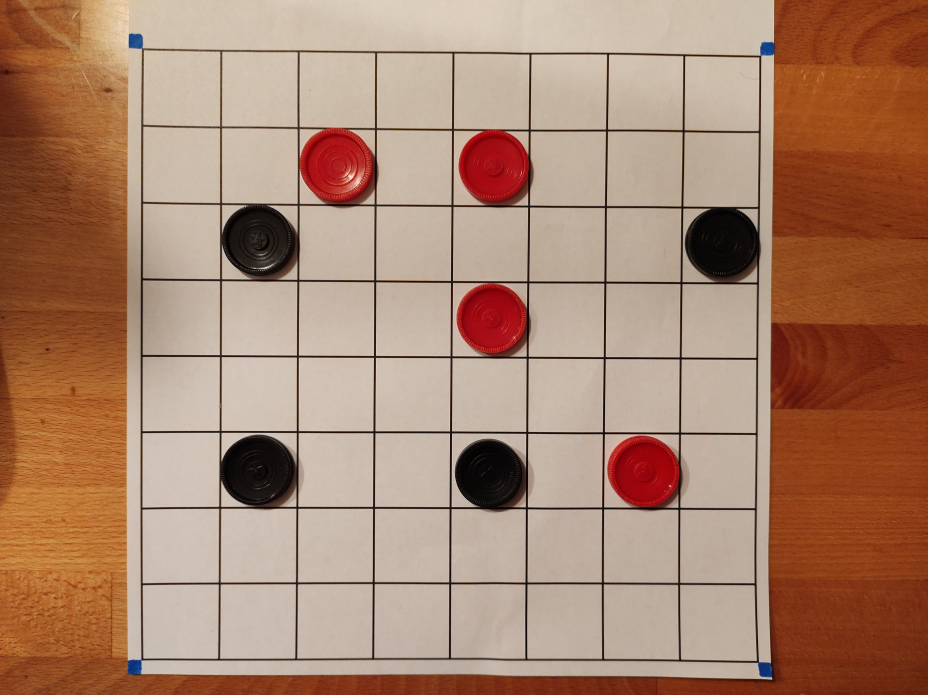
#> input picture straight.jpg, 4640 x 3472 px (shown at 1/5 size)
$ python Main.py
#> lines starting #> are read from the running program, lines starting #| are printed output that depends on the picture
### BoardOCR.py
from PIL import Image

def checkHist(hist, threshold = 90):
    total = 0
    for val in hist[100:]:
        total += val
    return total > threshold

def getValueAt(image, i, j):
    cropped = image.crop((i * 16, j * 16, (i + 1) * 16, (j + 1) * 16))
    red = checkHist(cropped.split()[0].histogram(), 120)
    blue = checkHist(cropped.split()[1].histogram(), 120)
    #green = checkHist(cropped.split()[2].histogram())

    retVal = 0

    if(red):
        retVal += 1

    if(blue):
        retVal += 2

    if(blue):
        retVal += 4

    if(retVal == 3):
        if(checkHist(cropped.split()[0].histogram(), 128)):
            retVal += 1
    return retVal

def getBoardString(img):
    printString = "2"
    for i in range(8):
        printString += " "
        for j in range(8):
            if((i + j) % 2 == 0):
                val = getValueAt(img, j, i)
                if(val == 0):
                    printString += "2-"
                elif(val == 1):
                    printString += "0-"
                elif(val == 3):
                    printString += "2C"
                elif(val == 4):
                    printString += "0C"
                else:
                    printString += "1-"
    return printString

def locateCorner(img):
    hist = img.split()
    iTotal = 0
    jTotal = 0
    counter = 0
    for i in range(img.width):
        for j in range(img.height):
            if hist[2].getpixel((i, j)) > 100 and hist[2].getpixel((i, j)) > 1.5 * hist[0].getpixel((i, j)):
                iTotal += i
                jTotal += j
                counter += 1
    return (iTotal / counter, jTotal / counter)

def getBoardStringFromImage(fileName):
#> called with fileName = 'straight.jpg'
    img = Image.open(fileName)
#> img is the input picture: PIL image 4640x3472 RGB; mean R, G, B 170, 133, 110.7
    #img = img.resize((int(img.width / 4), int(img.height / 4)))
    cropped = img#.crop((1800, 0, img.width, img.height))
    ulCorner = locateCorner(cropped.crop((0, 0, cropped.width / 2, cropped.height / 2)))
#> ulCorner = (678.2, 205.4)
    urCorner = locateCorner(cropped.crop((cropped.width / 2, 0, cropped.width, cropped.height / 2)))
#> urCorner = (1515.9, 244.1)
    llCorner = locateCorner(cropped.crop((0, cropped.height / 2, cropped.width / 2, cropped.height)))
#> llCorner = (673.8, 1598.7)
    lrCorner = locateCorner(cropped.crop((cropped.width / 2, cropped.height / 2, cropped.width, cropped.height)))
#> lrCorner = (1505.7, 1613.3)

    o = 8

    cropped = cropped.transform((128, 128), Image.QUAD,
        (llCorner[0] + o, llCorner[1] - o + cropped.height / 2,
        lrCorner[0] - o + cropped.width / 2,  lrCorner[1] - o + cropped.height / 2,
        urCorner[0] - o + cropped.width / 2, urCorner[1] + o,
        ulCorner[0] + o, ulCorner[1] + o))
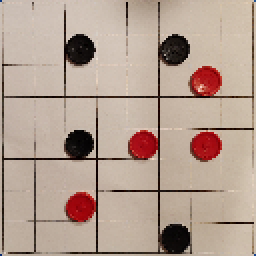
#> cropped: PIL image 128x128 RGB (shown 2 times larger); mean R, G, B 180.2, 159.3, 145.9
    cropped = cropped.rotate(90)
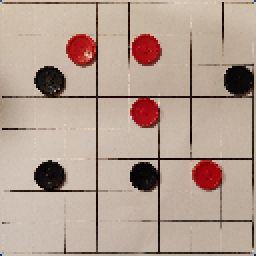
#> cropped: PIL image 128x128 RGB (shown 2 times larger); mean R, G, B 180.2, 159.3, 145.9
    cropped.save('test.jpg')

    boardString = getBoardString(cropped)
#> the loop in getBoardString, `for i in range(8):` made 8 passes
#> pass 1, in getValueAt, `cropped = image.crop((i * 16, j * 16, (i + 1) * 16, (j + 1) * 16))`:
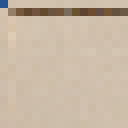
#> cropped: PIL image 16x16 RGB (shown 8 times larger); mean R, G, B 201.2, 184.9, 165.9
#> pass 1, in getValueAt (call 2), `cropped = image.crop((i * 16, j * 16, (i + 1) * 16, (j + 1) * 16))`:
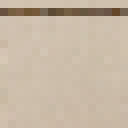
#> cropped: PIL image 16x16 RGB (shown 8 times larger); mean R, G, B 199.4, 183.6, 164.6
#> pass 1, in getValueAt (call 3), `cropped = image.crop((i * 16, j * 16, (i + 1) * 16, (j + 1) * 16))`:
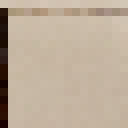
#> cropped: PIL image 16x16 RGB (shown 8 times larger); mean R, G, B 188.8, 172.4, 153.6
#> pass 1, in getValueAt (call 4), `cropped = image.crop((i * 16, j * 16, (i + 1) * 16, (j + 1) * 16))`:
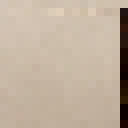
#> cropped: PIL image 16x16 RGB (shown 8 times larger); mean R, G, B 191.6, 175.3, 157.7
    print(boardString)
#| 2 1-1-1-1- 1-1-1-1- 1-1-1-1- 1-1-1-1- 1-1-1-1- 2-1-1-1- 1-1-1-1- 1-1-1-1-
    return boardString

### Checkers.py
class Move:
    def __init__(self, startX, startY, endX, endY):
        self.startX = startX
        self.startY = startY
        self.endX = endX
        self.endY = endY

class CheckerBoard:

    def __init__(self, boardString):
        self.move = 0

        self._isJumpPossible = False
        self.jpCheck = -1

        self.jumped = False
        self.iJump = 0
        self.jJump = 0
        self.board = [[0]*8 for i in range(8)]
        self.crowned = [[0]*8 for i in range(8)]
        self.player = int(boardString[0: 1]) - 1
        self.gameOver = False
        coord = 2
        for i in range(8):
            for j in range(8):
                if (i % 2 == j % 2):
                    self.board[i][j] = int(boardString[coord: coord + 1]) - 1
                    coord+=1
                    self.crowned[i][j] = boardString[coord: coord + 1] == "C"
                    coord+=1
            coord+=1

    def checkDirection(self, iO, jO, i, j):
        if (self.board[i][j] == self.player and (self.crowned[i][j] or iO == -self.player)):
            return (i + (2 * iO) < 8 and i + (2 * iO) >= 0 and j + (2 * jO) < 8 and j + (2 * jO) >= 0
					and self.board[i + (2 * iO)][j + (2 * jO)] == 0 and self.board[i + iO][j + jO] == -self.player)
        return False

    def checkMoveDirection(self, iO, jO, i, j):
        if (self.board[i][j] == self.player and (self.crowned[i][j] or iO == -self.player)):
            return (i + iO < 8 and i + iO >= 0 and j + jO < 8 and j + jO >= 0 and self.board[i + iO][j + jO] == 0)
        return False

    def checkDirectionList(self, iO, jO, i, j, list):
        if(self.checkDirection(iO, jO, i, j)):
            list.append(Move(i, j, i + (2 * iO), j + (2 * jO)))

    def checkMoveDirectionList(self, iO, jO, i, j, list):
        if(self.checkMoveDirection(iO, jO, i, j)):
            list.append(Move(i, j, i + iO, j + jO))

    def getMoveList(self):
        list = []

        jump = self.isJumpPossible()
        for i in range(8):
            for j in range(8):
                self.checkDirectionList(1, 1, i, j, list)
                self.checkDirectionList(1, -1, i, j, list)
                self.checkDirectionList(-1, 1, i, j, list)
                self.checkDirectionList(-1, -1, i, j, list)

                if (not jump):
                    self.checkMoveDirectionList(1, 1, i, j, list)
                    self.checkMoveDirectionList(1, -1, i, j, list)
                    self.checkMoveDirectionList(-1, 1, i, j, list)
                    self.checkMoveDirectionList(-1, -1, i, j, list)

        return list

    def checkWin(self):
        player1 = False
        player2 = False
        for i in range(8):
            for j in range(8):
                if (self.board[i][j] == -1):
                    player1 = True
                elif (self.board[i][j] == 1):
                    player2 = True

        self.gameOver = not player1 or not player2
        return self.gameOver

    def isJumpPossible(self):
        #if self.move == self.jpCheck:
        #    return self._isJumpPossible

        if self.jumped:
            retVal = self.checkDirection(1, 1, self.iJump, self.jJump) or self.checkDirection(1, -1, self.iJump, self.jJump) or self.checkDirection(-1, 1, self.iJump, self.jJump) or self.checkDirection(-1, -1, self.iJump, self.jJump)
            #self._isJumpPossible = retVal
            #self.jpCheck = self.move
            return retVal

        for i in range(8):
            for j in range(8):
                if (self.checkDirection(1, 1, i, j) or self.checkDirection(1, -1, i, j) or self.checkDirection(-1, 1, i, j)
						or self.checkDirection(-1, -1, i, j)):
                    #self._isJumpPossible = True
                    #self.jpCheck = self.move
                    return True

        #self._isJumpPossible = False
        #self.jpCheck = self.move
        return False

    # [11 lines left out: function isMovePossible, not called in this run]

    def makeMove(self,move):
        startX = move.startX
        startY = move.startY
        endX = move.endX
        endY = move.endY

        #Check bounds
        if (self.board[startX][startY] == self.player and self.board[endX][endY] == 0):
            valid = False

			#Check if a jump
            if (abs(startX - endX) == 2 and abs(startY - endY) == 2):
                if (self.board[int((startX + endX) / 2)][int((startY + endY) / 2)] == -self.player):
                    if (self.crowned[startX][startY] or (startX - endX) == self.player * 2):
                        self.board[int((startX + endX) / 2)][int((startY + endY) / 2)] = 0
                        self.crowned[int((startX + endX) / 2)][int((startY + endY) / 2)] = False
                        self.jumped = True
                        self.iJump = endX
                        self.jJump = endY
                        valid = True
            elif (abs(startX - endX) == 1 and abs(startY - endY) == 1):

                # Check that it's not a backwards move
                if (self.crowned[startX][startY] or (startX - endX) == self.player):
                    # Check if jump is possible
                    if (not self.isJumpPossible()):
                        valid = True

            if (valid):
                self.board[startX][startY] = 0
                self.board[endX][endY] = self.player
                self.move += 1
                self.crowned[endX][endY] = self.crowned[startX][startY]
                self.crowned[startX][startY] = False

                if ((endX == 8 - 1 and self.player == -1) or (endX == 0 and self.player == 1)):
                    self.crowned[endX][endY] = True

                if (not self.checkWin() and not (self.jumped and self.isJumpPossible())):
                    self.player = -self.player
                    self.jumped = False

                    if (not self.isMovePossible()):
                        self.player = -self.player
                        if(not self.isMovePossible()):
                            self.gameOver = True
            else:
                print("Move failed")

    # [14 lines left out: function toString, not called in this run]

### MinMaxAI.py
import copy
import pickle
from Checkers import *
NUMBER_OF_ROUNDS = 5

def getNaiveScore(board: CheckerBoard, player):
    runningScore = 0

    for i in range(8):
        for j in range(8):
            if (board.board[i][j] == player):
                runningScore += 7
                if board.crowned[i][j]: runningScore += 3

            elif (board.board[i][j] != 0):
                runningScore -= 7
                if board.crowned[i][j]: runningScore -= 3

    if board.gameOver: runningScore += 1000 if(board.player == player) else -1000
    if board.isJumpPossible(): runningScore += 10 if(board.player == player) else -10

    return runningScore

def getScoreRec(board: CheckerBoard, player, remainingRounds):
    if board.gameOver or remainingRounds == 0:
        return getNaiveScore(board, player)

    score = 0
    moveList = board.getMoveList()
    first = True
    if(board.player == player):
        for move in moveList:
            clone = pickle.loads(pickle.dumps(board))
            clone.makeMove(move)
            localScore = getScoreRec(clone, player, remainingRounds - 1)
            if localScore > 1000: return localScore
            if localScore > score or first:
                score = localScore
                first = False
        return score
    else:
        for move in moveList:
            clone = pickle.loads(pickle.dumps(board))
            clone.makeMove(move)
            localScore = getScoreRec(clone, player, remainingRounds - 1)
            if localScore < score or first:
                score = localScore
                first = False
        return score

def getScore(board, player):
    return getScoreRec(board, player, NUMBER_OF_ROUNDS)

def GetMove(board: CheckerBoard):
    moveList = board.getMoveList()

    if len(moveList) == 1: return moveList[0]

    highScore = 0
    highMove = 0
    for move in moveList[0:]:
        clone = pickle.loads(pickle.dumps(board))
        clone.makeMove(move)
        score = getScore(clone, board.player)

        print(str(move.startX) + ":" + str(move.startY) + " -> " + str(move.endX) + ":" + str(move.endY) + " Score: " + str(score))

        if(score > highScore or highMove == 0):
            highScore = score
            highMove = move

    print("\nMove chosen: " + str(highMove.startX) + ":" + str(highMove.startY) + " -> " + str(highMove.endX) + ":" + str(highMove.endY) + " Score: " + str(highScore))

    return highMove

### Main.py
import BoardOCR
from Checkers import CheckerBoard
import MinMaxAI

boardString = BoardOCR.getBoardStringFromImage('straight.jpg')

board = CheckerBoard(boardString)

move = MinMaxAI.GetMove(board)
